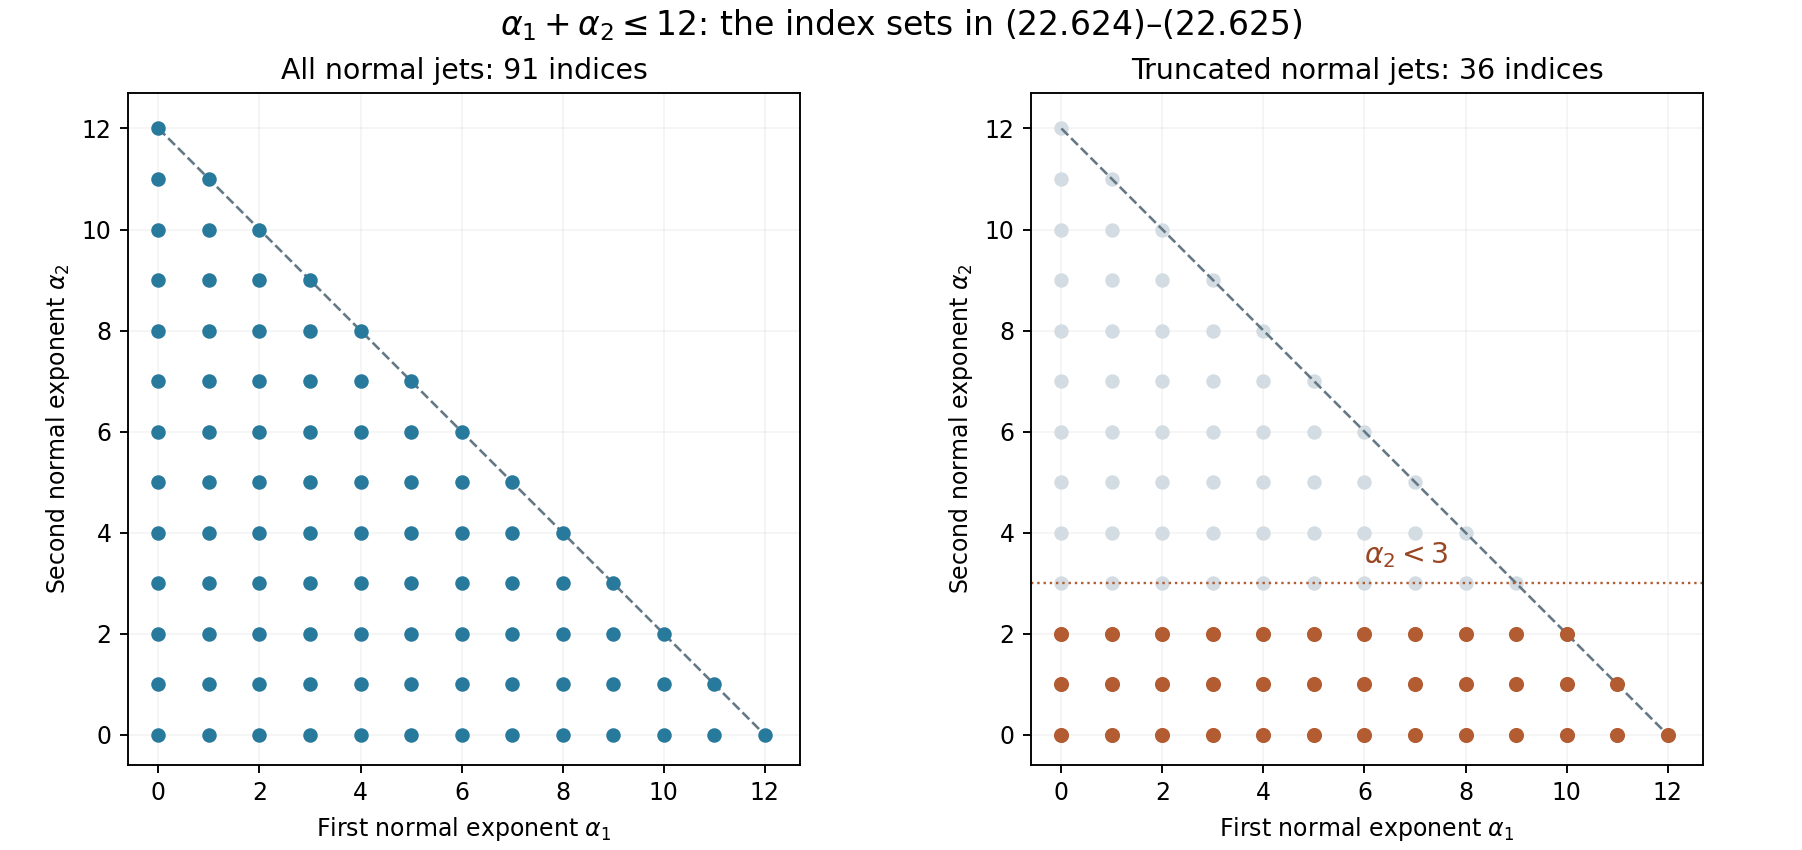

Recreate this plot in Python.
"""Figure22.18: exact normal-jet index sets for22.211 and22.217."""
from pathlib import Path
import matplotlib
matplotlib.use('Agg')
import matplotlib.pyplot as plt

base=Path(__file__).resolve().parent
points=[(a,b) for a in range(13) for b in range(13-a)]
selected=[(a,b) for a,b in points if b<3]
assert len(points)==91 and len(selected)==36
fig,axes=plt.subplots(1,2,figsize=(10.6,5),constrained_layout=True)
for ax in axes:
    ax.scatter(*zip(*points),s=26,color='#d2dce2',zorder=2)
    ax.plot([0,12],[12,0],'--',lw=1.1,color='#647886')
    ax.set(xlim=(-.6,12.7),ylim=(-.6,12.7),xlabel=r'First normal exponent $\alpha_1$',ylabel=r'Second normal exponent $\alpha_2$')
    ax.set_xticks(range(0,13,2));ax.set_yticks(range(0,13,2));ax.set_aspect('equal');ax.grid(alpha=.13)
axes[0].scatter(*zip(*points),s=26,color='#287a9d',zorder=3)
axes[0].set_title('All normal jets: 91 indices',fontsize=12)
axes[1].scatter(*zip(*selected),s=29,color='#b35c32',zorder=3)
axes[1].axhline(3,color='#b35c32',lw=1,ls=':')
axes[1].text(6,3.4,r'$\alpha_2<3$',color='#994622',fontsize=12)
axes[1].set_title('Truncated normal jets: 36 indices',fontsize=12)
fig.suptitle(r'$\alpha_1+\alpha_2\leq12$: the index sets in (22.624)–(22.625)',fontsize=14)
fig.savefig(base/'elliptic-sampling-ranks.png',dpi=170)
plt.close(fig)
print('Figure22.18 saved; exact counts91 and36.')
